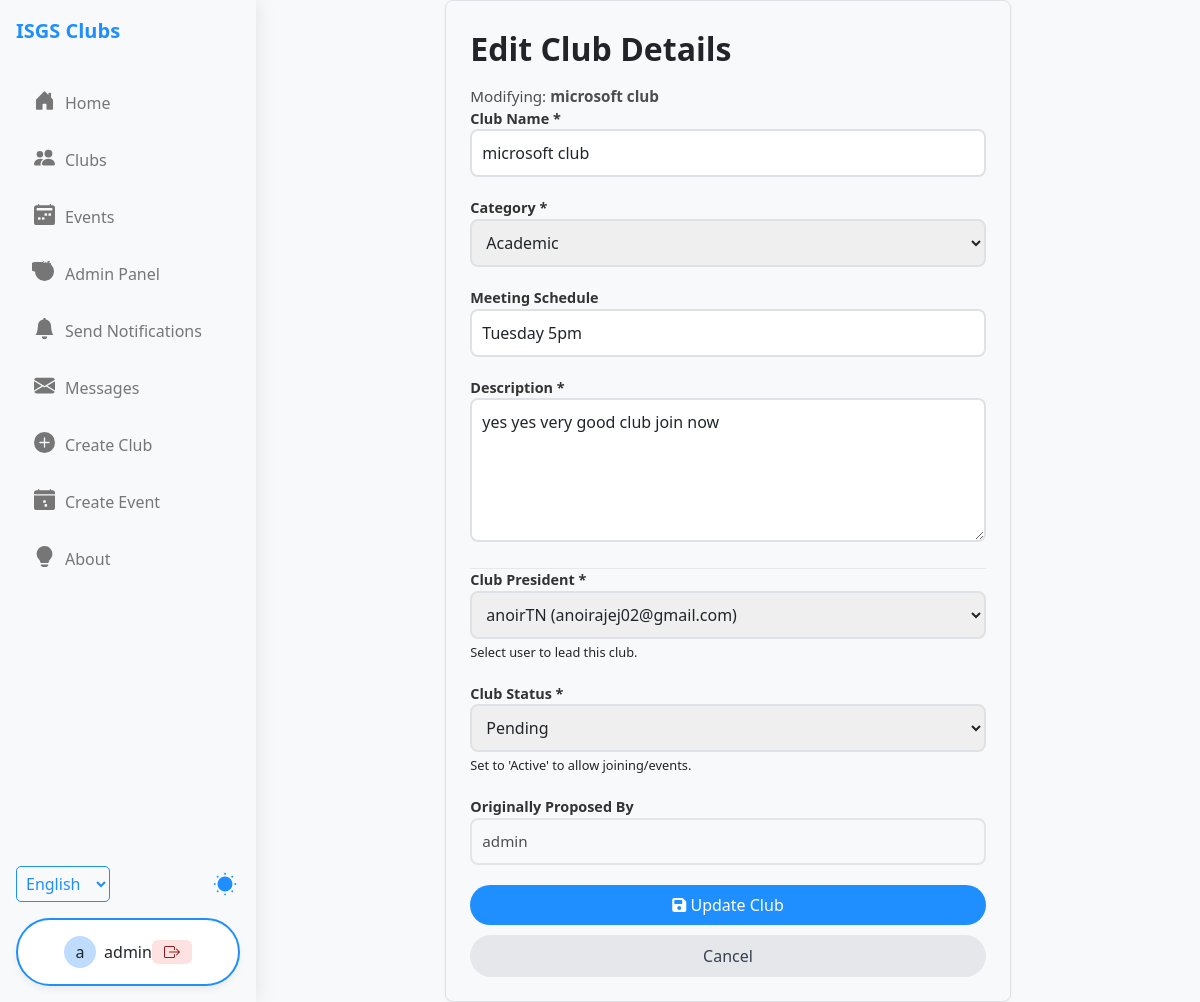
Page /edit_club.php?id=4 (signed in) on the earlier database version.
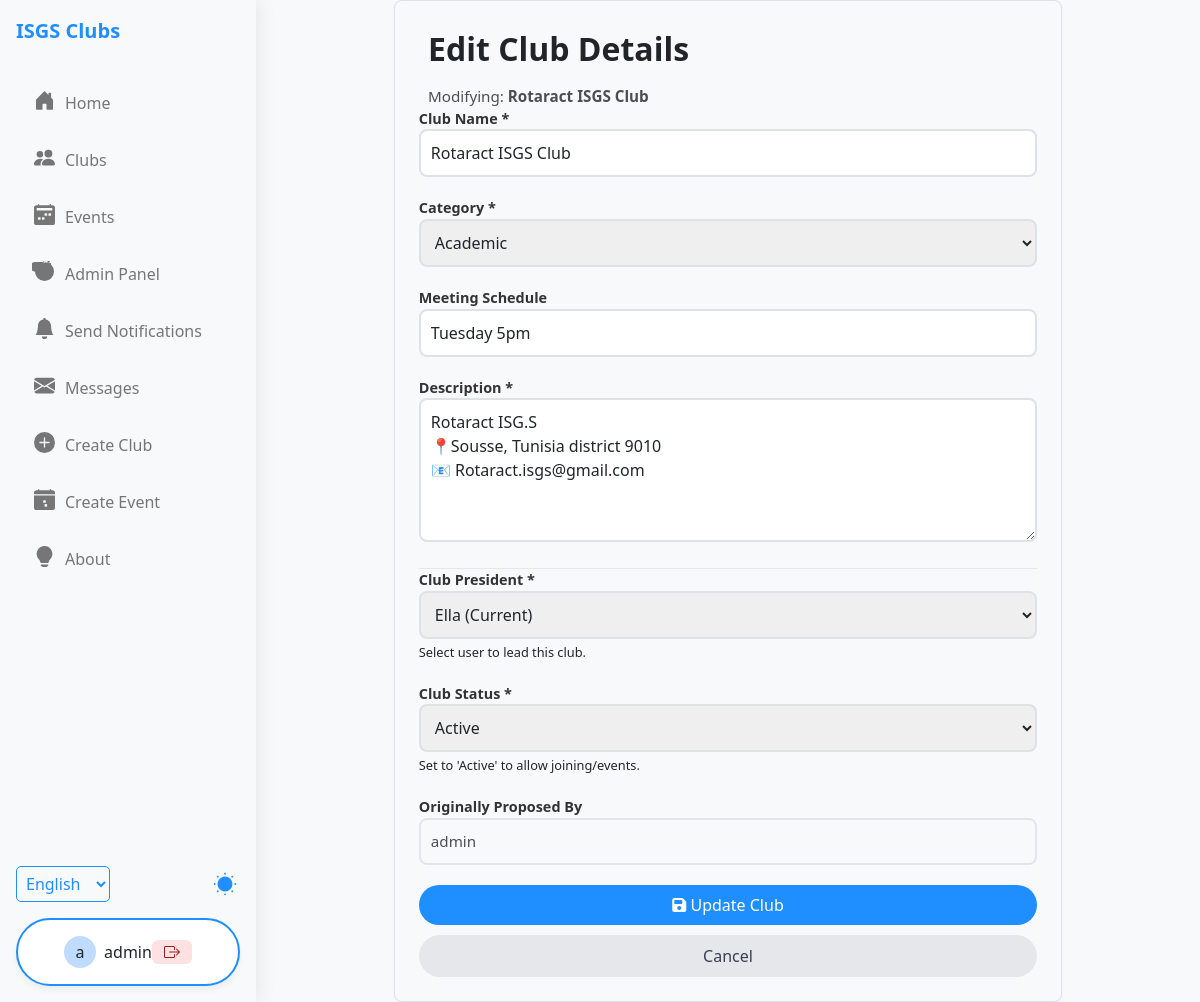
Same page on the later database version.
### tables this page shows
CREATE TABLE IF NOT EXISTS `clubs` (
  `id` int NOT NULL AUTO_INCREMENT,
  `name` varchar(100) NOT NULL,
  `description` text,
  `category` varchar(50) NOT NULL,
  `meeting_schedule` varchar(100) DEFAULT NULL,
  `status` enum('pending','active','rejected') NOT NULL DEFAULT 'pending',
  `proposed_by_user_id` int DEFAULT NULL COMMENT 'User ID who submitted the request',
  `created_at` timestamp NOT NULL DEFAULT CURRENT_TIMESTAMP,
  `logo_path` varchar(100) DEFAULT NULL,
  PRIMARY KEY (`id`),
  KEY `proposed_by_user_id` (`proposed_by_user_id`),
  KEY `idx_club_status` (`status`)
);

CREATE TABLE IF NOT EXISTS `users` (
  `id` int NOT NULL AUTO_INCREMENT,
  `username` varchar(50) NOT NULL,
  `email` varchar(100) NOT NULL,
  `password` varchar(255) NOT NULL,
  `role` enum('student','club_leader','admin') NOT NULL DEFAULT 'student',
  `is_banned` tinyint(1) NOT NULL DEFAULT '0',
  `ban_reason` text,
  `banned_until` datetime DEFAULT NULL COMMENT 'Null for permanent ban',
  `created_at` timestamp NOT NULL DEFAULT CURRENT_TIMESTAMP,
  `profile_picture_path` varchar(100) DEFAULT NULL,
  PRIMARY KEY (`id`),
  UNIQUE KEY `username` (`username`),
  UNIQUE KEY `email` (`email`),
  KEY `idx_user_status` (`is_banned`)
);

CREATE TABLE IF NOT EXISTS `club_members` (
  `id` int NOT NULL AUTO_INCREMENT,
  `user_id` int NOT NULL,
  `club_id` int NOT NULL,
  `role` enum('member','leader','pending') NOT NULL DEFAULT 'pending',
  `joined_at` timestamp NOT NULL DEFAULT CURRENT_TIMESTAMP,
  `department` enum('President','Vice President','HR Responsible','General Secretary','Media Responsible','Sponsoring Responsible','Logistique Responsible','Media Member','Sponsoring Member','Logistique Member','General Member') NOT NULL DEFAULT 'General Member',
  PRIMARY KEY (`id`),
  UNIQUE KEY `unique_membership` (`user_id`,`club_id`),
  KEY `idx_club_pending` (`club_id`,`role`)
);

### edit_club.php (the view, shortened to what the changed rows need)
<?php
require_once 'config/database.php';
$targetClubId = filter_input(INPUT_GET, 'id', FILTER_VALIDATE_INT);
$clubToEdit = null;
$currentLeader = null;
$potentialNewLeaders = [];
$pageError = null;
try {
    $stmtClub = $pdo->prepare("SELECT c.*, u.username as proposer_username FROM clubs c LEFT JOIN users u ON c.proposed_by_user_id = u.id WHERE c.id = :id");
    $stmtClub->bindParam(':id', $targetClubId, PDO::PARAM_INT);
    $stmtClub->execute();
    $clubToEdit = $stmtClub->fetch(PDO::FETCH_ASSOC);
    $stmtLeader = $pdo->prepare("SELECT cm.user_id, u.username
                                 FROM club_members cm
                                 JOIN users u ON cm.user_id = u.id
                                 WHERE cm.club_id = :club_id AND cm.role = 'leader'
                                 LIMIT 1");
    $stmtLeader->bindParam(':club_id', $targetClubId, PDO::PARAM_INT);
    $stmtLeader->execute();
    $currentLeader = $stmtLeader->fetch(PDO::FETCH_ASSOC);
    $sqlPotential = "SELECT id, username, email FROM users WHERE role != 'admin'";
    $excludeParams = [];
    if ($currentLeader) {
        $sqlPotential .= " AND id != :current_leader_id";
        $excludeParams[':current_leader_id'] = $currentLeader['user_id'];
    }
    $sqlPotential .= " ORDER BY username ASC";
    $stmtPotential = $pdo->prepare($sqlPotential);
    $stmtPotential->execute($excludeParams);
    $potentialNewLeaders = $stmtPotential->fetchAll(PDO::FETCH_ASSOC);
} catch (Exception $e) {
    error_log("Edit Club Fetch Error: " . $e->getMessage());
    $pageError = "Could not load club or leader data.";
    $clubToEdit = false;
}
$availableCategories = ['Academic', 'Arts & Culture', 'Community Service', 'Recreation', 'Sports', 'Technology', 'Social', 'Other'];
$availableStatuses = ['pending', 'active', 'rejected'];
include_once 'header.php';
?>
<main class="main-content edit-club-container">
    <div class="edit-club-wrapper card">
        <div class="section-header">
             <h1 class="section-title">Edit Club Details</h1>
             <?php if ($clubToEdit): ?> <p class="section-subtitle">Modifying: <strong><?php echo htmlspecialchars($clubToEdit['name']); ?></strong></p> <?php endif; ?>
        </div>
        <?php if ($clubToEdit && !$pageError): ?>
            <form method="POST" action="edit_club.php?id=<?php echo $targetClubId; ?>" class="edit-form">
                 <div class="form-group"><label for="club_name">Club Name <span class="required">*</span></label><input type="text" id="club_name" name="club_name" class="form-input" style="width: 100%; border: 2px solid var(--border-color);border-radius: 0.5rem;padding:10px;" value="<?php echo htmlspecialchars($clubToEdit['name']); ?>" maxlength="100" required></div>
                 <div class="form-group"><label for="club_category">Category <span class="required">*</span></label><select id="club_category" name="club_category" class="form-input" style="width: 100%; border: 2px solid var(--border-color);border-radius: 0.5rem;padding:10px;" required><option value="" disabled>-- Select --</option><?php foreach ($availableCategories as $cat): ?><option value="<?php echo htmlspecialchars($cat); ?>" <?php echo ($clubToEdit['category'] === $cat) ? 'selected' : ''; ?>><?php echo htmlspecialchars($cat); ?></option><?php endforeach; ?></select></div>
                 <div class="form-group"><label for="club_schedule">Meeting Schedule</label><input type="text" id="club_schedule" name="club_schedule" class="form-input" style="width: 100%; border: 2px solid var(--border-color);border-radius: 0.5rem;padding:10px;" value="<?php echo htmlspecialchars($clubToEdit['meeting_schedule'] ?? ''); ?>" maxlength="100" placeholder="e.g., Tuesdays 5 PM"></div>
                 <div class="form-group"><label for="club_description">Description <span class="required">*</span></label><textarea id="club_description" name="club_description" class="form-textarea" style="width: 100%; border: 2px solid var(--border-color);border-radius: 0.5rem;padding:10px;" rows="5" required><?php echo htmlspecialchars($clubToEdit['description'] ?? ''); ?></textarea></div>
                <hr class="form-divider">
                 <div class="form-group">
                    <label for="assigned_leader_id">Club President <span class="required">*</span></label>
                     <select id="assigned_leader_id" name="assigned_leader_id" class="form-input" style="width: 100%; border: 2px solid var(--border-color);border-radius: 0.5rem;padding:10px;" required>
                         <?php if ($currentLeader):  ?>
                              <option value="<?php echo htmlspecialchars($currentLeader['user_id']); ?>" selected>
                                 <?php echo htmlspecialchars($currentLeader['username']); ?> (Current)
                             </option>
                         <?php endif; ?>
                         <?php foreach ($potentialNewLeaders as $leader): ?>
                             <option value="<?php echo htmlspecialchars($leader['id']); ?>">
                                 <?php echo htmlspecialchars($leader['username']); ?> (<?php echo htmlspecialchars($leader['email']); ?>)
                             </option>
                         <?php endforeach; ?>
                     </select>
                      <small class="input-hint">Select user to lead this club.</small>
                  </div>
                  <div class="form-group"><label for="club_status">Club Status <span class="required">*</span></label><select id="club_status" name="club_status" class="form-input" style="width: 100%; border: 2px solid var(--border-color);border-radius: 0.5rem;padding:10px;" required><option value="" disabled>-- Select --</option><?php foreach ($availableStatuses as $status): ?><option value="<?php echo htmlspecialchars($status); ?>" <?php echo ($clubToEdit['status'] === $status) ? 'selected' : ''; ?>><?php echo ucfirst(htmlspecialchars($status)); ?></option><?php endforeach; ?></select><small class="input-hint">Set to 'Active' to allow joining/events.</small></div>
                 <div class="form-group"><label>Originally Proposed By</label><p class="form-static-text" style="width: 100%; border: 2px solid var(--border-color);border-radius: 0.5rem;padding:10px;"><?php echo htmlspecialchars($clubToEdit['proposer_username'] ?? 'N/A'); ?></p></div>
                <div class="form-actions"> <button type="submit" name="update_profile" class="btn btn-primary"><i class="fas fa-save"></i> Update Club</button> <a href="admin.php#admin-clubs" class="btn btn-secondary">Cancel</a> </div>
            </form>
        <?php endif; ?>
    </div>
</main>
</body>
</html>

Differences in the rows shown:
changed clubs "Tuesday 5pm": name "microsoft club" → "Rotaract ISGS Club"; club_name "microsoft club" → "Rotaract ISGS Club"; club_category (not shown) → "Academic"; club_description "yes yes very good club join now" → "Rotaract ISG.S 📍Sousse, Tunisia district 9010 📧 Rotaract.isgs@gmail.com"; club_status "Pending" → "Active"
added club_members: assigned_leader_id "Ella (Current)"
Other differences:
form field club_category: "Academic" → (not shown)
form field assigned_leader_id: "anoirTN (anoirajej02@gmail.com)" → (not shown)
